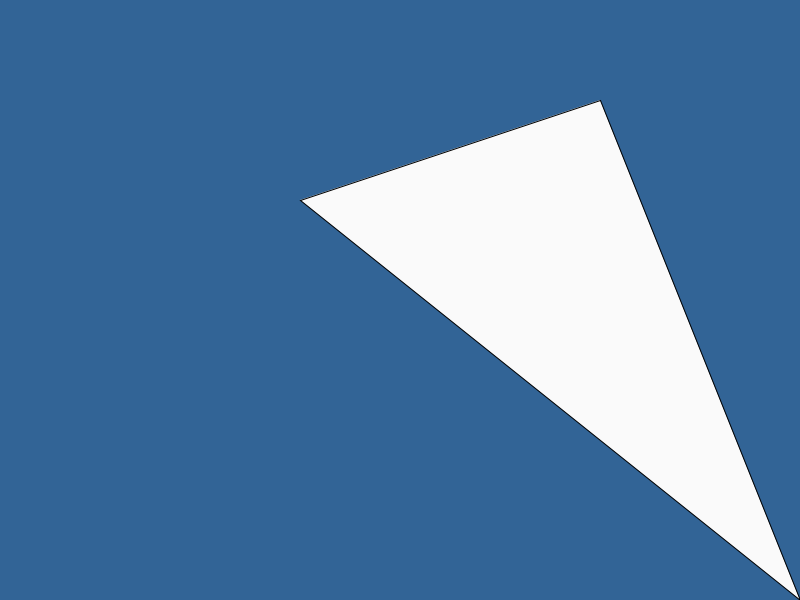
Frame 1 (no input)
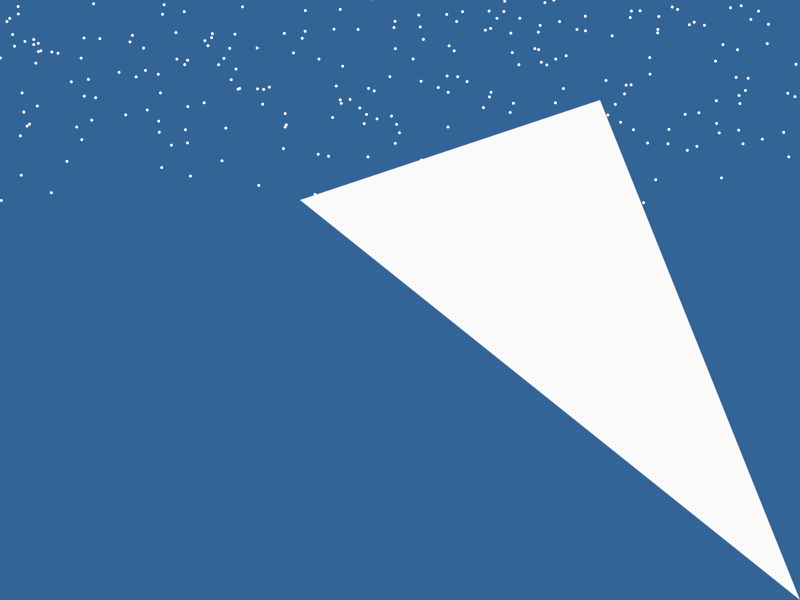
Frame 60 (the mouse pressed at the canvas centre just before this capture)
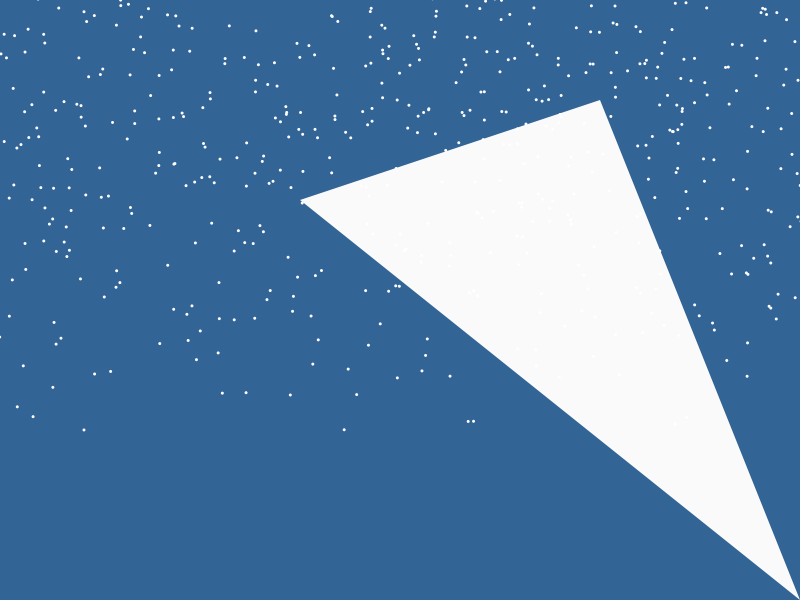
Frame 120 (the mouse held since frame 60 and released just before this capture)

The Processing sketch that drew these frames (run headless with seeded random() and noise(); from frame 60 on, the mouse is pressed at the canvas centre):

// Processing sketch: sketch_260302a
// ── sketch_260302a.pde
// Simplified Processing example for heavy snow
int numFlakes = 1000;
float[] x = new float[numFlakes];
float[] y = new float[numFlakes];
float[] speed = new float[numFlakes];

void setup() {
  size(800, 600);
  for (int i = 0; i < numFlakes; i++) {
    x[i] = random(-100, 800);
    y[i] = random(-500, -10);
    speed[i] = random(1, 4);
  }
}

void draw() {
  background(50, 100, 150); // Dark blue sky
  fill(250);
  triangle(300, 200, 600, 100, 800, 600);
  fill(255);
  noStroke();
  
  for (int i = 0; i < numFlakes; i++) {
    ellipse(x[i], y[i], 3, 3);
    y[i] += speed[i]; // Make it fall
    x[i] += random(1); // Slight sway
    
    // Reset flakes to top
    if (y[i] > height) {
      y[i] = -10;
      x[i] = random(-100, 800);
    }
  }
}
